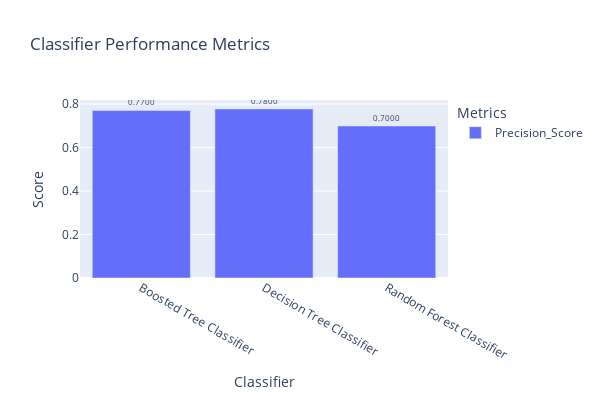

The cell this chart's notebook holds for it:
### Code cell
# write the code to draw your graph
import plotly.express as px

classifiers = ['Decision Tree Classifier','Random Forest Classifier','Boosted Tree Classifier']
metrics = ['Precision_Score']

df = pd.DataFrame({'Classifier': [classifiers[0]] + [classifiers[1]] + [classifiers[2]] ,
                   'Metrics': metrics*3,
                   'Score': [precision_score_dt,precision_score_rf,precision_score_bt]})

fig = px.bar(df, x='Classifier', y='Score', color='Metrics', barmode='group',
             height=400, width=600, title="Classifier Performance Metrics")

fig.update_layout(xaxis=dict(categoryorder='category ascending'))
fig.update_traces(customdata=df['Score'],texttemplate='%{customdata}', textposition='auto', textfont=dict(size=8))
fig.update_traces(text=df['Score'], texttemplate='%{text}', textposition='outside', textfont=dict(size=8))
fig.update_traces(hovertemplate='%{x}Score: %{y:.4f}')
fig.update_layout(uniformtext_minsize=8, uniformtext_mode='hide')
fig.update_traces(text=df['Score'].round(2).astype(str), texttemplate='%{text:.4f}', textposition='outside', textfont=dict(size=8))
fig.show()

### Figure 1 — Plotly figure (JSON) as saved in the notebook; plotly's stock layout.template omitted (floating-point values rounded to 4 significant figures)
{"data": [{"alignmentgroup": "True", "customdata": [0.7777, 0.6991, 0.7708], "hovertemplate": "%{x}Score: %{y:.4f}", "legendgroup": "Precision_Score", "marker": {"color": "#636efa", "pattern": {"shape": ""}}, "name": "Precision_Score", "offsetgroup": "Precision_Score", "orientation": "v", "showlegend": true, "text": ["0.78", "0.7", "0.77"], "textfont": {"size": 8}, "textposition": "outside", "texttemplate": "%{text:.4f}", "type": "bar", "x": ["Decision Tree Classifier", "Random Forest Classifier", "Boosted Tree Classifier"], "xaxis": "x", "y": [0.7777, 0.6991, 0.7708], "yaxis": "y"}], "layout": {"barmode": "group", "height": 400, "legend": {"title": {"text": "Metrics"}, "tracegroupgap": 0}, "title": {"text": "Classifier Performance Metrics"}, "uniformtext": {"minsize": 8, "mode": "hide"}, "width": 600, "xaxis": {"anchor": "y", "categoryorder": "category ascending", "domain": [0, 1], "title": {"text": "Classifier"}}, "yaxis": {"anchor": "x", "domain": [0, 1], "title": {"text": "Score"}}}}
